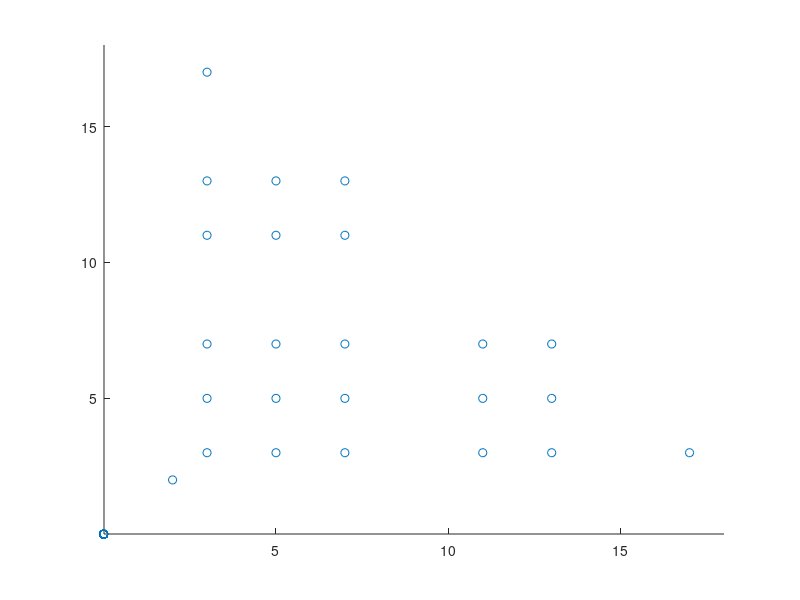

Write the MATLAB code that produced this figure.
%% Homework 4
% Author Minhyuk Nam
% Date 04/16/2018
 
%% Problem 1
A = zeros(5);
 
for i = 1:5;
    if mod(i, 2)
        A(i,2) = 1;
        A(i,4) = 1;
    else
        A(i,1) = 1;
        A(i,3) = 1;
        A(i,5) = 1;
    end
end
 
A
 
%% Problem 2
sum = 0;
for i = 1:100;
    if mod(i,2);
        sum = sum + i;
    end
end
 
sum
 
%% Problem 3 (1)
val1 = 3;
val2 = 5;
sum = val1 + val2;
product = val1 * val2;
disp([sum, product])
 
f = @(x, y) x + y;
g = @(x, y) x * y;
 
%% Problem 3 (2)
f = @(x, y) x + y;
g = @(x, y) x * y;
 
val1 = 3;
val2 = 5;
sum = f(val1, val2);
product = g(val1, val2);
disp([sum, product])
 
%% Problem 4 (1)
 
j = 1
for i = 1 : 20;
    x(j) = i * isprime(i) * isprime(20-i);
    y(j) = (20-i) * isprime(i) * isprime(20-i);
    j = j + 1;
end
 
scatter(x,y)
xlim([0.01 18]);
ylim([0.01 18]);
 
%% Problem 4 (2)
 
k = 1;
for i = 1 : 10;
    for j = 1 : 2*i;
    x(k) = j * isprime(j) * isprime((2*i) - j);
    y(k) = ((2*i) - j) * isprime(j) * isprime((2*i) - j);
    k = k + 1;
    end
end
 
scatter(x,y)
xlim([0.01 18]);
ylim([0.01 18]);
 
%% Problem 5
f = @(x) x.^3;
area = 0;
 
for i = 1 : 1000;
    x = 0: 1/i : 1;
    y = f(x);
    for j = 1 : (length(x) - 1);
        area = area + y(j) * (x(j+1) - x(j));
    end
     
    if (1/4 - area) < 0.0015;
        break
    else
        area = 0;
        i = 0;
    end
end
 
disp([area, i])
